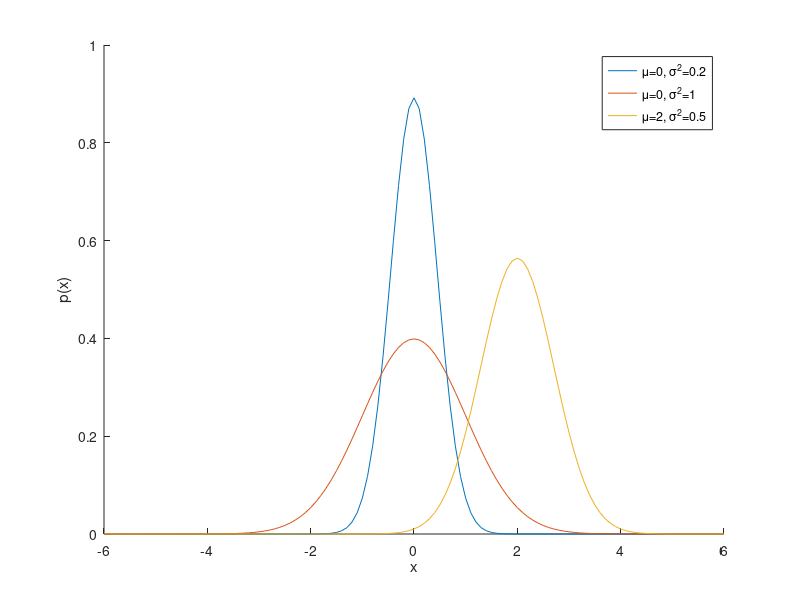

MATLAB code to generate this figure: (Note: this script raises an error after producing the figure.)
% ----------------------------------------------------------------------

% In this file you can find the solutions to the Exercises of Matlab
% Tutorial

% ----------------------------------------------------------------------


%% Exercise 2.1:
A = [2,1;-3,1];
disp(det(A))
b = [2;1];
x = A\b;


%% Exercise 2.2:
A = [4.2,0,1.3;1,3.5,pi/2;0,2.2,3];
disp(det(A))
b = [pi;1;2];
x = A\b;


%% Exercise 2.3:
A = [2,0.5,2.5;3,0,3;1,2,3];
disp(det(A)) % so nope


%% Exercise 3.1:
%{ 
% -------------------- copy the following lines (until '%}') to a separate file and save the file:
function a = primeOf(n)
a = [];                % Prepare an empty list.
f = 2;                 % The first possible factor.
while n > 1            % While n still has remaining factors...
    if rem(n,f) == 0   % The remainder of n divided by f might be zero.
        a = [a f];     % If so, it divides n. Add f to the list.
        n = n / f;     % Divide that factor out of n.
    else               % But if f is not a factor of n,
        f = f + 1;     % Add one to f and try again.
    end
end
%Prime factors may be repeated: 12 factors to 2,2,3.
end
%}


%% Exercise 3.2:
fun_gaussian = @(x,mu,sigma)(1/sqrt(2*pi*sigma.^2)*exp(-(x-mu).^2./(2.*sigma.^2)))
x=-6:0.1:6;
mu1=0;           % mean or expectation
sigma1 = sqrt(0.2);      % standard deviation
y1 = fun_gaussian(x,mu1,sigma1);
hold on;         % to allow for multiple plotting
mu2=0;           % mean or expectation
sigma2 = 1;      % standard deviation
y2 = fun_gaussian(x,mu2,sigma2);
mu3=2;           % mean or expectation
sigma3 = sqrt(0.5);      % standard deviation
y3 = fun_gaussian(x,mu3,sigma3);
plot(x,y1)
plot(x,y2)
plot(x,y3)
xlabel('x')
ylabel('p(x)')
legend('\mu=0, \sigma^2=0.2','\mu=0, \sigma^2=1','\mu=2, \sigma^2=0.5')


%% Exercise 4.1:
x = sym('x',[3,1]);
u = sym('u',[2,1]);

x0 = ones(3,1);
u0 = ones(2,1);

f = [-x(1)^2-x(3)*x(2)*tanh(u(1)); -x(2)*x(1)*u(1)*u(2); cos(x(1))*u(1)*sin(u(2))];

DfDx = jacobian(f,x);
DfDu = jacobian(f,u);

% Linearized dynamics
f0 = double(subs(f,[x;u],[x0;u0]));
A  = double(subs(DfDx,[x;u],[x0;u0]));
B  = double(subs(DfDu,[x;u],[x0;u0]));

% NL and Linear systems.
fFun    = matlabFunction(f,'vars',{x,u});
flinFun = @(x,u) f0 + A*(x-x0) + B*(u-u0);


%% Exercise 4.2:
% Define function and successive derivatives
syms x;
f = sin(2*x) + exp(2*x)*cos(x);
Df = jacobian(f,x);
D2f = jacobian(Df,x);
D3f = jacobian(D2f,x);
D4f = jacobian(D3f,x);

% Point x0 around which Taylor approx is done
x0 = 0;
f0 = double(subs(f,x,x0));
Df0 = double(subs(Df,x,x0));
D2f0 = double(subs(D2f,x,x0));
D3f0 = double(subs(D3f,x,x0));
D4f0 = double(subs(D4f,x,x0));

% More terms can be added if needed
f_taylor2 = f0 + Df0*(x-x0) + 1/2*D2f0*(x-x0)^2;
f_taylor3 = f0 + Df0*(x-x0) + 1/2*D2f0*(x-x0)^2 + 1/6*D3f0*(x-x0)^3;
f_taylor4 = f0 + Df0*(x-x0) + 1/2*D2f0*(x-x0)^2 + 1/6*D3f0*(x-x0)^3 + 1/24*D4f0*(x-x0)^4;
fun = matlabFunction(f,'vars',x);
fun_taylor2 = matlabFunction(f_taylor2,'vars',x);
fun_taylor3 = matlabFunction(f_taylor3,'vars',x);
fun_taylor4 = matlabFunction(f_taylor4,'vars',x);

% Plot
clf; hold on;
X = linspace(-2,2,100);
plot(X,fun(X),'k--')
plot(X,fun_taylor2(X))
plot(X,fun_taylor3(X))
plot(X,fun_taylor4(X))

legend('Exact function', 'Taylor order 2', 'Taylor order 3', 'Taylor order 4')

% Notice that the approximation performs better on the left side of the
% plot, whereas the strong nonlinearities of the function makes it
% difficult to approximate on the right side.
